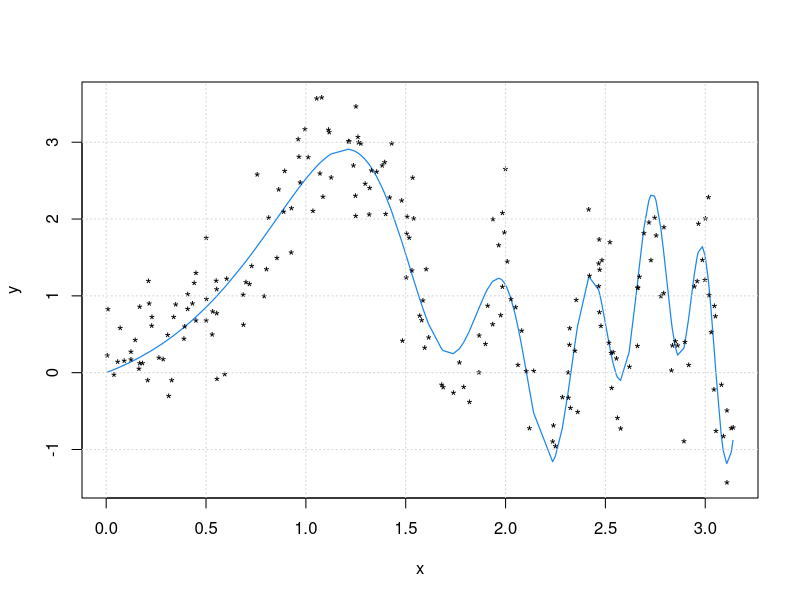
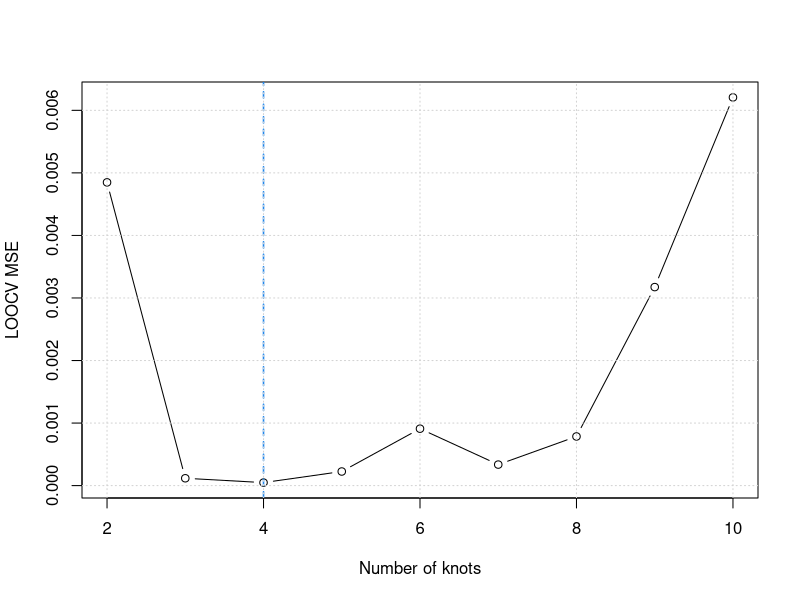
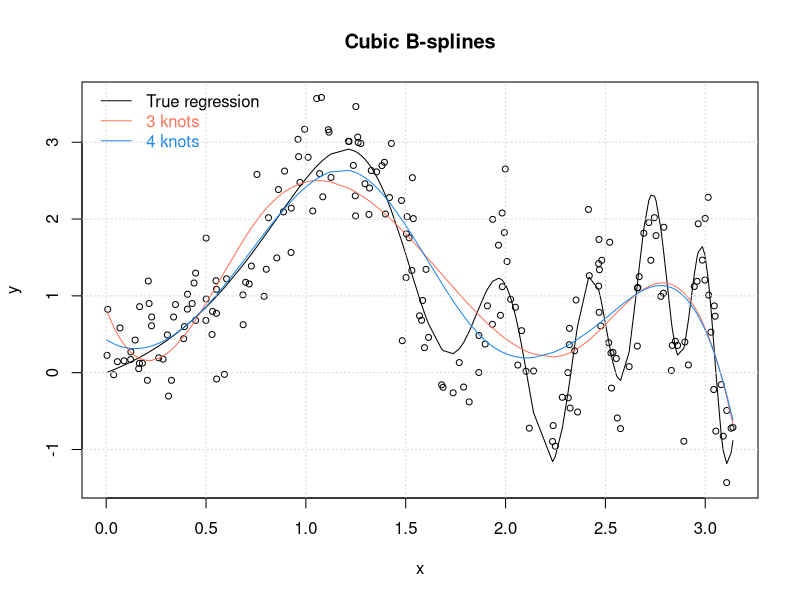

Write the R code that produced these figures, in order. (Note: a time limit stopped this script after it produced the figures.)
## ---- chunk 1
# Generate a sample of n = 200
set.seed(27)
x = sort(runif(200, 0, pi))
mx = sin(x) + sin(x^2) + sin(x^3)
e = rnorm(200, 0, sd = 0.5)
y = mx + e
## ---- chunk 2
# plot the data and the true regression curve
matplot(x, cbind(mx, y), type = "ln", xlab = "x", ylab = "y", col = "dodgerblue2", lwd = 1.2)
text(x, y, "*")
grid()
## ---- chunk 3
library(splines)
xrange = seq(2, 10, 1)
MSE = rep(0, length(xrange))

for (i in xrange) {
  
  for (j in 1:200) {
    yj = y[-j]
    xj = x[-j]
    MSE0 = 0
    
    regspline = lm(yj ~ bs(xj, knots = seq(0, pi, length.out = i + 2)[2: i + 1], degree = 3))
    pred = predict(regspline, data.frame(xj = x[j]))
    MSE0 = MSE0 + (y[j]- pred)^2 / 200
  }
  
  MSE[i-1] = MSE0
}

result = round(cbind(xrange, MSE), 5)
colnames(result) = c("Number of knots", "MSE")
print(result)
## ---- chunk 4
plot(xrange, MSE, xlab = "Number of knots", ylab = "LOOCV MSE", type = "b")
abline(v = which.min(MSE) + 1, col = "dodgerblue2", lty = 2, lwd = 1.5)
grid()
## ---- chunk 5
regspline1 = lm(y ~ bs(x, knots = seq(0, pi, length.out = 5)[2: 4], degree = 3))
regspline2 = lm(y ~ bs(x, knots = seq(0, pi, length.out = 6)[2: 5], degree = 3))
## ---- chunk 6
plot(x, y, xlab = "x", ylab = "y", cex = 0.8)
lines(x, mx, type = "l")
lines(x, regspline1$fitted.values, col = "coral1")
lines(x, regspline2$fitted.values, col = "dodgerblue2")
title("Cubic B-splines")
legend(-0.1, 3.8, c("True regression", "3 knots", "4 knots"), lty = c(1, 1, 1), col = c("black", "coral1", "dodgerblue2"), bty = "n", text.col = c("black", "coral1", "dodgerblue2"))
grid()
## ---- chunk 7
knot1 = seq(0, pi*(1/4), length.out = 6)[2: 6]
knot2 = seq(pi*(1/4), pi*(2/4), length.out = 6)[2: 6]
knot3 = seq(pi*(2/4), pi*(3/4), length.out = 6)[2: 6]
knot4 = seq(pi*(3/4), pi, length.out = 6)[2: 5]

knots_grid = as.matrix(expand.grid(knot1 = knot1, knot2 = knot2, 
                                   knot3 = knot3, knot4 = knot4))
## ---- chunk 8
MSE = rep(0, nrow(knots_grid))

for (i in 1:nrow(knots_grid)) {
  
  for (j in 1:200) {
    yj = y[-j]
    xj = x[-j]
    MSE0 = 0
    
    regspline = lm(yj ~ bs(xj, knots = knots_grid[i, ], degree = 3))
    pred = predict(regspline, data.frame(xj = x[j]))
    MSE0 = MSE0 + (y[j]- pred)^2 / 200
  }
  
  MSE[i] = MSE0
}

index = match(sort(MSE)[1:10], MSE)
best_grid_knots = knots_grid[index[1], ]
## ---- chunk 9
options(scipen = 0)
knots = knots_grid[index, ]
result = cbind(round(knots, 4), sort(MSE)[1:10])
colnames(result) = c("Knot1", "Knot2", "Knot3", "Knot4", "MSE")
print(result)
## ---- chunk 10
regspline_grid = lm(y ~ bs(x, knots = knots[1, ], degree = 3))
## ---- chunk 11
set.seed(27)
knots_random = matrix(runif(100 * 4, 0, pi), nrow = 100, ncol = 4)
MSE = rep(0, nrow(knots_random))

for (i in 1:nrow(knots_random)) {
  
  for (j in 1:200) {
    yj = y[-j]
    xj = x[-j]
    MSE0 = 0
    
    regspline = lm(yj ~ bs(xj, knots = knots_random[i, ], degree = 3))
    pred = predict(regspline, data.frame(xj = x[j]))
    MSE0 = MSE0 + (y[j]- pred)^2 / 200
  }
  
  MSE[i] = MSE0
}

index = match(sort(MSE)[1:10], MSE)
best_random_knots = knots_random[index[1], ]
## ---- chunk 12
knots = knots_random[index, ]
result = cbind(round(knots, 4), sort(MSE)[1:10])
colnames(result) = c("Knot1", "Knot2", "Knot3", "Knot4", "MSE")
print(result)
## ---- chunk 13
regspline_random = lm(y ~ bs(x, knots = knots[1, ], degree = 3))
## ---- chunk 14
plot(x, y, xlab = "x", ylab = "y", cex = 0.8, xaxt = "n")
lines(x, mx, type = "l")
lines(x, regspline_grid$fitted.values, col = "coral1")
lines(x, regspline_random$fitted.values, col = "dodgerblue2")
axis(side = 1, at = round(best_grid_knots, 2), col.axis = "coral1", cex = 0.8)
axis(side = 1, at = round(best_random_knots, 2), col.axis = "dodgerblue2", cex = 0.8)
title("Cubic B-splines")
legend(-0.1, 3.8, c("True regression", "Grid search", "Random search"), lty = c(1, 1, 1), col = c("black", "coral1", "dodgerblue2"), bty = "n", text.col = c("black", "coral1", "dodgerblue2"))
grid()
